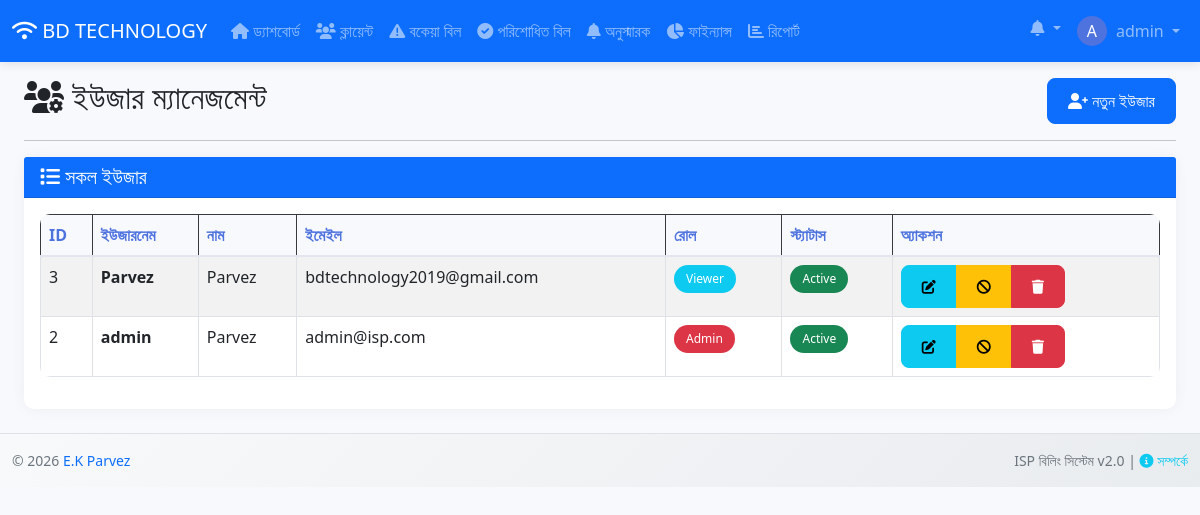
/pages/users.php (signed in), run on the app's committed database.
### tables this page shows
CREATE TABLE `settings` (
  `id` int(11) NOT NULL,
  `setting_key` varchar(50) DEFAULT NULL,
  `setting_value` text DEFAULT NULL
);

CREATE TABLE `users` (
  `id` int(11) NOT NULL,
  `username` varchar(50) NOT NULL,
  `name` varchar(100) DEFAULT NULL,
  `password` varchar(255) NOT NULL,
  `email` varchar(100) DEFAULT NULL,
  `role` varchar(50) DEFAULT 'user',
  `status` varchar(20) DEFAULT 'active',
  `created_at` timestamp NOT NULL DEFAULT current_timestamp()
);

### pages/users.php (the view, shortened to what this page needs)
<?php
require_once '../includes/config.php';
require_once '../includes/header.php';
$query = "SELECT * FROM users ORDER BY id DESC";
$result = mysqli_query($conn, $query);
?>
<div class="container-fluid">
    <div class="row">
        <div class="col-md-12">
            <div class="d-flex justify-content-between align-items-center">
                <h2><i class="fas fa-users-cog"></i> ইউজার ম্যানেজমেন্ট</h2>
                <a href="add_user.php" class="btn btn-primary">
                    <i class="fas fa-user-plus"></i> নতুন ইউজার
                </a>
            </div>
            <hr>
            <div class="card">
                <div class="card-header bg-primary text-white">
                    <h5 class="mb-0"><i class="fas fa-list"></i> সকল ইউজার</h5>
                </div>
                <div class="card-body">
                    <div class="table-responsive">
                        <table class="table table-bordered table-striped table-hover">
                            <thead class="table-dark">
                                <tr>
                                    <th>ID</th>
                                    <th>ইউজারনেম</th>
                                    <th>নাম</th>
                                    <th>ইমেইল</th>
                                    <th>রোল</th>
                                    <th>স্ট্যাটাস</th>
                                    <th>অ্যাকশন</th>
                                </tr>
                            </thead>
                            <tbody>
                                <?php if (mysqli_num_rows($result) > 0): ?>
                                    <?php while ($user = mysqli_fetch_assoc($result)): ?>
                                    <tr>
                                        <td><?php echo $user['id']; ?></td>
                                        <td><strong><?php echo $user['username']; ?></strong></td>
                                        <td><?php echo $user['name'] ?? '-'; ?></td>
                                        <td><?php echo $user['email'] ?? '-'; ?></td>
                                        <td>
                                            <?php
                                            $role = $user['role'] ?? 'user';
                                            $role_class = $role == 'admin' ? 'danger' : 'info';
                                            ?>
                                            <span class="badge bg-<?php echo $role_class; ?>">
                                                <?php echo ucfirst($role); ?>
                                            </span>
                                        </td>
                                        <td>
                                            <?php
                                            $status = $user['status'] ?? 'active';
                                            $status_class = $status == 'active' ? 'success' : 'warning';
                                            ?>
                                            <span class="badge bg-<?php echo $status_class; ?>">
                                                <?php echo ucfirst($status); ?>
                                            </span>
                                        </td>
                                        <td>
                                            <div class="btn-group" role="group">
                                                <a href="edit_user.php?id=<?php echo $user['id']; ?>"
                                                   class="btn btn-sm btn-info" title="এডিট">
                                                    <i class="fas fa-edit"></i>
                                                </a>
                                                <?php if ($status == 'active'): ?>
                                                <a href="?status=inactive&id=<?php echo $user['id']; ?>"
                                                   class="btn btn-sm btn-warning" title="নিষ্ক্রিয় করুন"
                                                   onclick="return confirm('ইউজারকে নিষ্ক্রিয় করবেন?')">
                                                    <i class="fas fa-ban"></i>
                                                </a>
                                                <?php endif; ?>
                                                <?php if ($user['id'] != 1): ?>
                                                <a href="?delete=<?php echo $user['id']; ?>"
                                                   class="btn btn-sm btn-danger" title="ডিলিট"
                                                   onclick="return confirm('এই ইউজারকে ডিলিট করবেন?')">
                                                    <i class="fas fa-trash"></i>
                                                </a>
                                                <?php endif; ?>
                                            </div>
                                        </td>
                                    </tr>
                                    <?php endwhile; ?>
                                <?php endif; ?>
                            </tbody>
                        </table>
                    </div>
                </div>
            </div>
        </div>
    </div>
</div>
<?php
require_once '../includes/footer.php';
?>

### includes/header.php (shortened to what this page needs)
<?php
require_once 'config.php';
?>
<!DOCTYPE html>
<html lang="bn">
<head>
    <link href="https://cdn.jsdelivr.net/npm/bootstrap@5.1.3/dist/css/bootstrap.min.css" rel="stylesheet">
    <link rel="stylesheet" href="https://cdnjs.cloudflare.com/ajax/libs/font-awesome/6.0.0/css/all.min.css">
    <link href="../assets/css/style.css" rel="stylesheet">
</head>
<body>
    <nav class="navbar navbar-expand-lg navbar-dark bg-primary">
        <div class="container-fluid">
                <?php
$company_query = "SELECT setting_value FROM settings WHERE setting_key = 'company_name'";
$company_result = mysqli_query($conn, $company_query);
$db_company_name = ($company_result && mysqli_num_rows($company_result) > 0)
                   ? mysqli_fetch_assoc($company_result)['setting_value']
                   : 'ISP বিলিং সিস্টেম';
?>
<a class="navbar-brand" href="../pages/dashboard.php">
    <i class="fas fa-wifi"></i>
    <?php echo htmlspecialchars($db_company_name); ?>
</a>
            <div class="collapse navbar-collapse" id="navbarNav">
                <ul class="navbar-nav me-auto">
                    <li class="nav-item">
                        <a class="nav-link" href="../pages/dashboard.php">
                            <i class="fas fa-home"></i> ড্যাশবোর্ড
                        </a>
                    </li>
                    <li class="nav-item">
                        <a class="nav-link" href="../pages/clients.php">
                            <i class="fas fa-users"></i> ক্লায়েন্ট
                        </a>
                    </li>
                    <li class="nav-item">
                        <a class="nav-link" href="../pages/due_bills.php">
                            <i class="fas fa-exclamation-triangle"></i> বকেয়া বিল
                        </a>
                    </li>
                    <li class="nav-item">
                        <a class="nav-link" href="../pages/paid_bills.php">
                            <i class="fas fa-check-circle"></i> পরিশোধিত বিল
                        </a>
                    </li>
                    <li class="nav-item">
                        <a class="nav-link" href="../pages/due_reminder.php">
                            <i class="fas fa-bell"></i> অনুস্মারক
                        </a>
                    </li>
                    <li class="nav-item">
    <a class="nav-link" href="../pages/expenses.php">
        <i class="fas fa-chart-pie"></i> ফাইন্যান্স
    </a>
</li>
                    <li class="nav-item">
                        <a class="nav-link" href="../pages/reports.php">
                            <i class="fas fa-chart-bar"></i> রিপোর্ট
                        </a>
                    </li>
                </ul>
                <ul class="navbar-nav">
                    <li class="nav-item dropdown">
                        <a class="nav-link dropdown-toggle" href="#" id="notificationDropdown" role="button" data-bs-toggle="dropdown">
                            <i class="fas fa-bell"></i>
                        </a>
                    </li>
                    <li class="nav-item dropdown">
                        <a class="nav-link dropdown-toggle" href="#" id="userDropdown" role="button" data-bs-toggle="dropdown">
                            <span class="user-avatar">
                                <?php echo strtoupper(substr($_SESSION['username'] ?? 'A', 0, 1)); ?>
                            </span>
                            <?php echo $_SESSION['username'] ?? 'Admin'; ?>
                        </a>
                    </li>
                </ul>
            </div>
        </div>
    </nav>
    <div class="container-fluid mt-3">

### assets/css/style.css (style rules this page uses)
:root { --primary-color: #4e73df; --success-color: #1cc88a; --info-color: #36b9cc; --warning-color: #f6c23e; --danger-color: #e74a3b; }
body { background-color: #f8f9fc; font-family: 'Segoe UI', Tahoma, Geneva, Verdana, sans-serif; }
.navbar { box-shadow: 0 2px 10px rgba(0,0,0,0.1); }
.card { border: none; border-radius: 10px; box-shadow: 0 0 15px rgba(0,0,0,0.05); transition: transform 0.2s; }
.btn { border-radius: 8px; padding: 10px 20px; font-weight: 500; transition: all 0.3s; }
.table { background: white; border-radius: 10px; overflow: hidden; }
.table thead th { background-color: #f8f9fc; border-bottom: 2px solid #e3e6f0; color: #4e73df; font-weight: 600; }
.badge { padding: 8px 12px; border-radius: 20px; font-weight: 500; }

### includes/header.php (style rules this page uses)
.user-avatar { width: 30px; height: 30px; border-radius: 50%; background: #4e73df; color: white; display: inline-flex; align-items: center; justify-content: center; margin-right: 5px; }

### data on the page
settings: setting_value "BD TECHNOLOGY"
users: id "3", username "Parvez", name "Parvez", email "bdtechnology2019@gmail.com", role "Viewer", status "Active"
users: id "2", username "admin", name "Parvez", email "admin@isp.com", role "Admin", status "Active"

### other printed values
substr($_SESSION['username'] ?? 'A', 0, 1) "A"
$_SESSION['username'] "admin"
